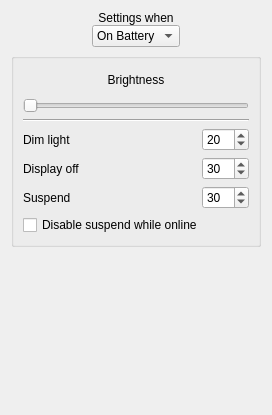
<ui version="4.0" >
 <class>LightSettingsBase</class>
 <widget class="QWidget" name="LightSettingsBase" >
  <property name="geometry" >
   <rect>
    <x>0</x>
    <y>0</y>
    <width>272</width>
    <height>415</height>
   </rect>
  </property>
  <property name="windowTitle" >
   <string>Power Management</string>
  </property>
  <layout class="QVBoxLayout" >
   <item>
    <layout class="QHBoxLayout" >
     <item>
      <spacer>
       <property name="orientation" >
        <enum>Qt::Horizontal</enum>
       </property>
       <property name="sizeHint" >
        <size>
         <width>38</width>
         <height>17</height>
        </size>
       </property>
      </spacer>
     </item>
     <item>
      <layout class="QVBoxLayout" >
       <property name="spacing" >
        <number>0</number>
       </property>
       <item>
        <widget class="QLabel" name="label" >
         <property name="text" >
          <string>Settings when</string>
         </property>
         <property name="alignment" >
          <set>Qt::AlignCenter</set>
         </property>
         <property name="buddy" >
          <cstring>powerSource</cstring>
         </property>
        </widget>
       </item>
       <item>
        <widget class="QComboBox" name="powerSource" >
         <item>
          <property name="text" >
           <string>On Battery</string>
          </property>
         </item>
         <item>
          <property name="text" >
           <string>Plugged In</string>
          </property>
         </item>
        </widget>
       </item>
      </layout>
     </item>
     <item>
      <spacer>
       <property name="orientation" >
        <enum>Qt::Horizontal</enum>
       </property>
       <property name="sizeHint" >
        <size>
         <width>48</width>
         <height>17</height>
        </size>
       </property>
      </spacer>
     </item>
    </layout>
   </item>
   <item>
    <widget class="QGroupBox" name="GroupBox3" >
     <property name="title" >
      <string/>
     </property>
     <layout class="QGridLayout" >
      <property name="leftMargin" >
       <number>9</number>
      </property>
      <property name="topMargin" >
       <number>9</number>
      </property>
      <property name="rightMargin" >
       <number>9</number>
      </property>
      <property name="bottomMargin" >
       <number>9</number>
      </property>
      <property name="horizontalSpacing" >
       <number>6</number>
      </property>
      <property name="verticalSpacing" >
       <number>6</number>
      </property>
      <item row="0" column="0" >
       <layout class="QHBoxLayout" >
        <property name="spacing" >
         <number>6</number>
        </property>
        <property name="leftMargin" >
         <number>0</number>
        </property>
        <property name="topMargin" >
         <number>0</number>
        </property>
        <property name="rightMargin" >
         <number>0</number>
        </property>
        <property name="bottomMargin" >
         <number>0</number>
        </property>
        <item>
         <widget class="QLabel" name="officon" >
          <property name="minimumSize" >
           <size>
            <width>24</width>
            <height>24</height>
           </size>
          </property>
          <property name="maximumSize" >
           <size>
            <width>24</width>
            <height>24</height>
           </size>
          </property>
          <property name="scaledContents" >
           <bool>false</bool>
          </property>
         </widget>
        </item>
        <item>
         <widget class="QLabel" name="label_6" >
          <property name="text" >
           <string>Brightness</string>
          </property>
          <property name="alignment" >
           <set>Qt::AlignCenter</set>
          </property>
          <property name="buddy" >
           <cstring>brightness</cstring>
          </property>
         </widget>
        </item>
        <item>
         <widget class="QLabel" name="brighticon" >
          <property name="minimumSize" >
           <size>
            <width>24</width>
            <height>24</height>
           </size>
          </property>
          <property name="maximumSize" >
           <size>
            <width>24</width>
            <height>24</height>
           </size>
          </property>
          <property name="scaledContents" >
           <bool>false</bool>
          </property>
         </widget>
        </item>
       </layout>
      </item>
      <item row="1" column="0" >
       <widget class="QSlider" name="brightness" >
        <property name="minimum" >
         <number>100</number>
        </property>
        <property name="maximum" >
         <number>255</number>
        </property>
        <property name="singleStep" >
         <number>16</number>
        </property>
        <property name="pageStep" >
         <number>16</number>
        </property>
        <property name="orientation" >
         <enum>Qt::Horizontal</enum>
        </property>
        <property name="tickInterval" >
         <number>32</number>
        </property>
       </widget>
      </item>
      <item row="2" column="0" >
       <widget class="Line" name="line" >
        <property name="orientation" >
         <enum>Qt::Horizontal</enum>
        </property>
       </widget>
      </item>
      <item row="3" column="0" >
       <layout class="QGridLayout" >
        <property name="leftMargin" >
         <number>0</number>
        </property>
        <property name="topMargin" >
         <number>0</number>
        </property>
        <property name="rightMargin" >
         <number>0</number>
        </property>
        <property name="bottomMargin" >
         <number>0</number>
        </property>
        <property name="horizontalSpacing" >
         <number>6</number>
        </property>
        <property name="verticalSpacing" >
         <number>6</number>
        </property>
        <item row="0" column="0" >
         <widget class="QLabel" name="label_2" >
          <property name="text" >
           <string>Dim light</string>
          </property>
          <property name="buddy" >
           <cstring>interval_dim</cstring>
          </property>
         </widget>
        </item>
        <item row="1" column="0" >
         <widget class="QLabel" name="label_4" >
          <property name="text" >
           <string>Display off</string>
          </property>
          <property name="buddy" >
           <cstring>interval_lightoff</cstring>
          </property>
         </widget>
        </item>
        <item row="2" column="0" >
         <widget class="QLabel" name="label_suspend" >
          <property name="text" >
           <string>Suspend</string>
          </property>
          <property name="buddy" >
           <cstring>interval_suspend</cstring>
          </property>
         </widget>
        </item>
        <item row="0" column="2" >
         <widget class="MinSecSpinBox" name="interval_dim" >
          <property name="minimum" >
           <number>0</number>
          </property>
          <property name="maximum" >
           <number>60</number>
          </property>
          <property name="singleStep" >
           <number>10</number>
          </property>
          <property name="value" >
           <number>20</number>
          </property>
         </widget>
        </item>
        <item row="1" column="2" >
         <widget class="MinSecSpinBox" name="interval_lightoff" >
          <property name="minimum" >
           <number>0</number>
          </property>
          <property name="maximum" >
           <number>180</number>
          </property>
          <property name="singleStep" >
           <number>10</number>
          </property>
          <property name="value" >
           <number>30</number>
          </property>
         </widget>
        </item>
        <item row="2" column="2" >
         <widget class="MinSecSpinBox" name="interval_suspend" >
          <property name="minimum" >
           <number>0</number>
          </property>
          <property name="maximum" >
           <number>300</number>
          </property>
          <property name="singleStep" >
           <number>10</number>
          </property>
          <property name="value" >
           <number>30</number>
          </property>
         </widget>
        </item>
        <item row="0" column="1" >
         <spacer>
          <property name="orientation" >
           <enum>Qt::Horizontal</enum>
          </property>
          <property name="sizeHint" >
           <size>
            <width>1</width>
            <height>20</height>
           </size>
          </property>
         </spacer>
        </item>
       </layout>
      </item>
      <item row="4" column="0" >
       <widget class="QCheckBox" name="notnetworkedsuspend" >
        <property name="text" >
         <string>Disable suspend while online</string>
        </property>
       </widget>
      </item>
     </layout>
    </widget>
   </item>
   <item>
    <spacer>
     <property name="orientation" >
      <enum>Qt::Vertical</enum>
     </property>
     <property name="sizeHint" >
      <size>
       <width>1</width>
       <height>111</height>
      </size>
     </property>
    </spacer>
   </item>
  </layout>
 </widget>
 <customwidgets>
  <customwidget>
   <class>MinSecSpinBox</class>
   <extends>QSpinBox</extends>
   <header>minsecspinbox.h</header>
  </customwidget>
 </customwidgets>
 <tabstops>
  <tabstop>powerSource</tabstop>
  <tabstop>brightness</tabstop>
  <tabstop>interval_dim</tabstop>
  <tabstop>interval_lightoff</tabstop>
  <tabstop>interval_suspend</tabstop>
  <tabstop>notnetworkedsuspend</tabstop>
 </tabstops>
 <resources/>
 <connections/>
</ui>
